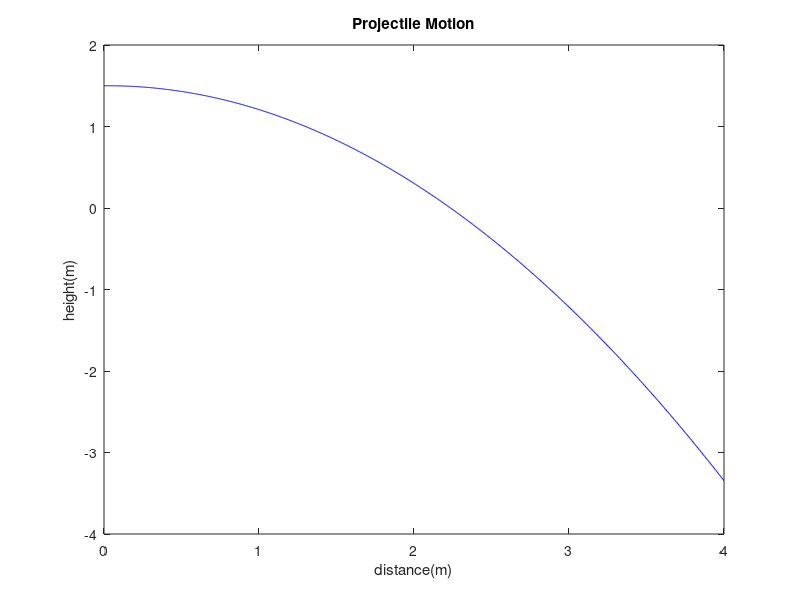

Write MATLAB code to recreate this figure.
clc
clear
%release
h = 1.5; %m
g = 9.8; %m/s^2
v = 4; %m/s
theta = pi*45/180; %45 degree
timeVec = linspace(0,1,1000);
x = v*cos(theta*pi/180).*timeVec;
y = h + v*sin(theta*pi/180).*timeVec - g/2.*(timeVec.^2);
ind = find (y < 0,1);
value = ['The ball hits the ground at a distance of ', x(ind), 'meters']
disp(value)
figure
plot(x,y,'b')
xlabel('distance(m)');
ylabel('height(m)');
title('Projectile Motion');
hold on
ground = 0:max(x)/100:max(x)
plot(ground,0,'k-.')